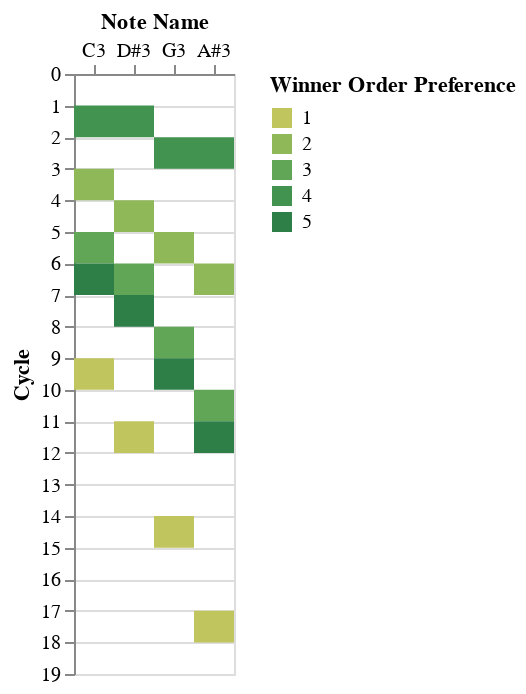

The notebook cell this image was saved under:
### Code cell
chart_rect_win = alt.Chart(ext_win).mark_rect().encode(
    x=alt.X('note_name',
            axis=alt.Axis(orient='top',title='Note Name', labelAngle=0),
            sort=note_names),
    y=alt.Y('cycle_or_t',
             scale=alt.Scale(domain=[0,19],reverse=True),
             axis=alt.Axis(title='Cycle', tickCount=20,)),
    y2='cycle_or_t_end',
    color=alt.Color('winner_num:O',title='Winner Order Preference', scale=alt.Scale(scheme='goldgreen'))
)
chart_rect_win

### Figure 1 — Vega-Lite specification as saved in the notebook (floating-point values rounded to 4 significant figures)
{"config": {"view": {"continuousWidth": 300, "continuousHeight": 300}}, "data": {"name": "data-9c5385e5da5522f0e1a7f465bd049c21"}, "mark": {"type": "rect"}, "encoding": {"color": {"field": "winner_num", "scale": {"scheme": "goldgreen"}, "title": "Winner Order Preference", "type": "ordinal"}, "x": {"axis": {"labelAngle": 0, "orient": "top", "title": "Note Name"}, "field": "note_name", "sort": ["C3", "D#3", "G3", "A#3"], "type": "nominal"}, "y": {"axis": {"tickCount": 20, "title": "Cycle"}, "field": "cycle_or_t", "scale": {"domain": [0, 19], "reverse": true}, "type": "quantitative"}, "y2": {"field": "cycle_or_t_end"}}, "$schema": "https://vega.github.io/schema/vega-lite/v5.20.1.json", "datasets": {"data-9c5385e5da5522f0e1a7f465bd049c21": [{"note_name": "C3", "t_values": 0.07645, "cycle_or_t": 9.0, "winner_num": 1, "cycle_or_t_end": 10.0}, {"note_name": "D#3", "t_values": 0.07714, "cycle_or_t": 11.0, "winner_num": 1, "cycle_or_t_end": 12.0}, {"note_name": "G3", "t_values": 0.07653, "cycle_or_t": 14.0, "winner_num": 1, "cycle_or_t_end": 15.0}, {"note_name": "A#3", "t_values": 0.07723, "cycle_or_t": 17.0, "winner_num": 1, "cycle_or_t_end": 18.0}, {"note_name": "C3", "t_values": 0.03058, "cycle_or_t": 3.0, "winner_num": 2, "cycle_or_t_end": 4.0}, {"note_name": "D#3", "t_values": 0.03214, "cycle_or_t": 4.0, "winner_num": 2, "cycle_or_t_end": 5.0}, {"note_name": "G3", "t_values": 0.03061, "cycle_or_t": 5.0, "winner_num": 2, "cycle_or_t_end": 6.0}, {"note_name": "A#3", "t_values": 0.03003, "cycle_or_t": 6.0, "winner_num": 2, "cycle_or_t_end": 7.0}, {"note_name": "C3", "t_values": 0.04587, "cycle_or_t": 5.0, "winner_num": 3, "cycle_or_t_end": 6.0}, {"note_name": "D#3", "t_values": 0.045, "cycle_or_t": 6.0, "winner_num": 3, "cycle_or_t_end": 7.0}, {"note_name": "G3", "t_values": 0.04592, "cycle_or_t": 8.0, "winner_num": 3, "cycle_or_t_end": 9.0}, {"note_name": "A#3", "t_values": 0.04719, "cycle_or_t": 10.0, "winner_num": 3, "cycle_or_t_end": 11.0}, {"note_name": "C3", "t_values": 0.01529, "cycle_or_t": 1.0, "winner_num": 4, "cycle_or_t_end": 2.0}, {"note_name": "D#3", "t_values": 0.01286, "cycle_or_t": 1.0, "winner_num": 4, "cycle_or_t_end": 2.0}, {"note_name": "G3", "t_values": 0.01531, "cycle_or_t": 2.0, "winner_num": 4, "cycle_or_t_end": 3.0}, {"note_name": "A#3", "t_values": 0.01287, "cycle_or_t": 2.0, "winner_num": 4, "cycle_or_t_end": 3.0}, {"note_name": "C3", "t_values": 0.05351, "cycle_or_t": 6.0, "winner_num": 5, "cycle_or_t_end": 7.0}, {"note_name": "D#3", "t_values": 0.05143, "cycle_or_t": 7.0, "winner_num": 5, "cycle_or_t_end": 8.0}, {"note_name": "G3", "t_values": 0.05102, "cycle_or_t": 9.0, "winner_num": 5, "cycle_or_t_end": 10.0}, {"note_name": "A#3", "t_values": 0.05148, "cycle_or_t": 11.0, "winner_num": 5, "cycle_or_t_end": 12.0}]}}
